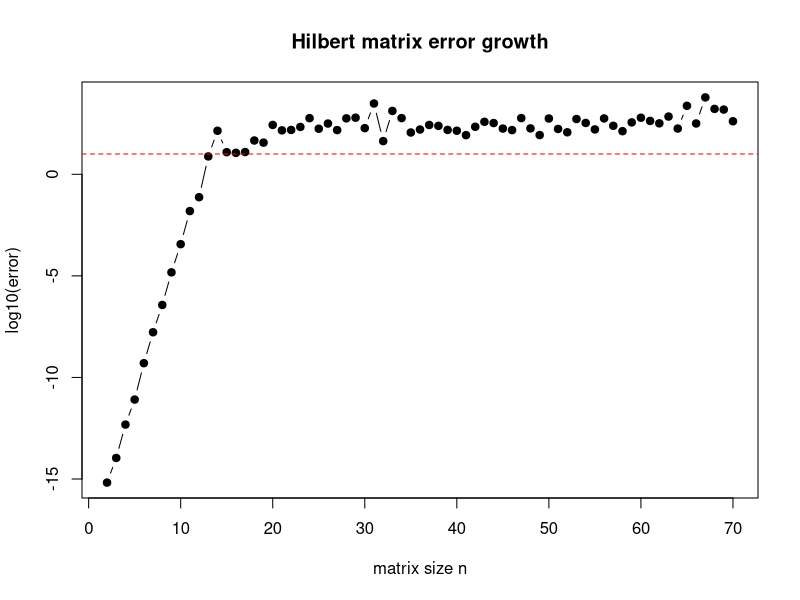

Write R code to recreate this figure.
getwd()
setwd("/home/robin/Documents/numerical_methods/seminar3")
data <- read.table("hilbert_error.dat", header=FALSE, skip=1, col.names=c("n", "error_inf"))
print(data)
plot(data$n, log10(data$error_inf),
     type = "b",
     pch  = 19,
     xlab = "matrix size n",
     ylab = "log10(error)",
     main = "Hilbert matrix error growth")

abline(h = 1, col = "red", lty = 2)
